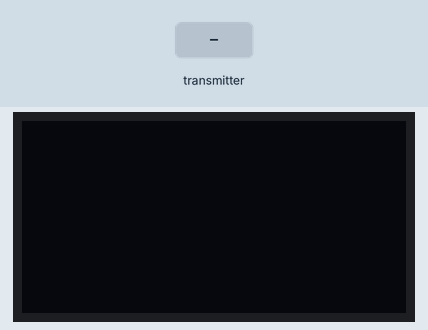
Recording of a program running on a simulated ESP32. Parts: 128×64 one-colour display. The test bench sets the inputs (shaded band). What the program prints to the serial monitor is not drawn.

Above: at 1.2 s.
1.3 s: the transmitter starts sending message = 0
At 2.0 s:
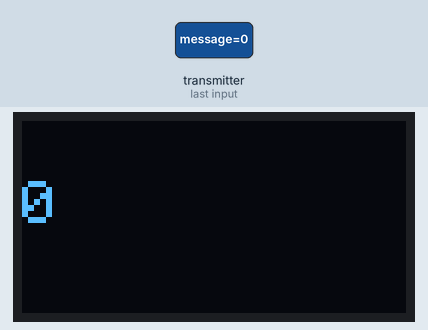
2.8 s: the transmitter starts sending message = 1
At 3.1 s:
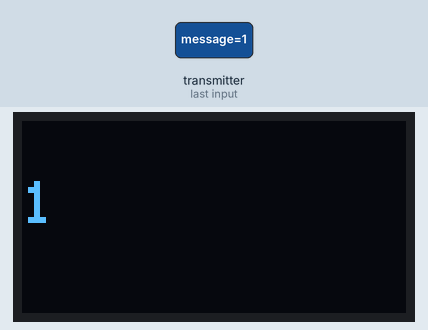
Timing chart, 0 to 5.8 s (numbered marks = the images above; inputs shaded):
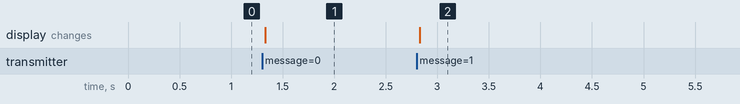

The program:

main.cpp
```cpp
#include <esp_now.h>
#include <WiFi.h>
#include <Wire.h>
#include <Adafruit_GFX.h>
#include <Adafruit_SSD1306.h>

#define SCREEN_WIDTH 128
#define SCREEN_HEIGHT 64

// Initialize OLED display
Adafruit_SSD1306 display(SCREEN_WIDTH, SCREEN_HEIGHT, &Wire, -1);

// Structure must match sender
typedef struct struct_message {
  int id;
  char message[32];
} struct_message;

struct_message incomingData;

// Callback when data is received
void OnDataRecv(const uint8_t * mac, const uint8_t *incomingDataPtr, int len) {
  memcpy(&incomingData, incomingDataPtr, sizeof(incomingData));
  Serial.print("Received: ");
  Serial.println(incomingData.message);

  // Display on OLED
  display.clearDisplay();
  display.setTextSize(2);
  display.setTextColor(WHITE);
  display.setCursor(0, 20);
  display.println(incomingData.message);
  display.display();
}

void setup() {
  Serial.begin(115200);

  // Initialize OLED
  if(!display.begin(SSD1306_SWITCHCAPVCC, 0x3C)) {
    Serial.println("SSD1306 allocation failed");
    for(;;);
  }
  display.clearDisplay();
  display.display();

  // Set WiFi to STA mode
  WiFi.mode(WIFI_STA);

  // Initialize ESP-NOW
  if (esp_now_init() != ESP_OK) {
    Serial.println("Error initializing ESP-NOW");
    return;
  }

  // Register receive callback
  esp_now_register_recv_cb(OnDataRecv);

  Serial.println("Receiver ready");
}

void loop() {
  // Nothing needed here; ESP-NOW calls the callback automatically
}
```

Measured:
- after the input at 1.3 s, the display: changes at once (image 1)
- after the input at 2.8 s, the display: changes at once (image 2)
